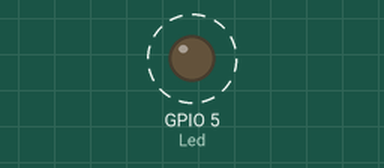
Bench run of a sketch on a simulated ESP32. Parts: output pins drawn as LEDs (lit = HIGH). Dashed ring = blinking. Random numbers use the default seed unless the sketch sets one; what the sketch prints to the serial monitor is not drawn.

Above: at 1.6 s.
Timing chart, 0 to 4.0 s (numbered marks = the images above):
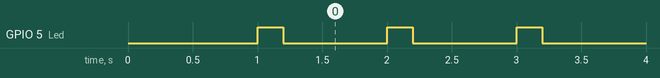

The sketch:

practica_6_2.ino
```cpp
int Led = 5;
int inercia = 0;

void setup() {
  Serial.begin(112500);
  delay(1000);

  xTaskCreate(Tarea1,"Tarea1",10000,NULL,1,NULL);
  xTaskCreate(Tarea2,"Tarea2",10000,NULL,1,NULL);

  pinMode(Led, OUTPUT);
}

void loop() {
  delay(1000);
}

void Tarea1( void * parameter ){
  while(true){
    inercia = random(0, 100);
    vTaskDelay(100); // Ejecuta esta tarea cada 100 milisegundos
  }
  vTaskDelete(NULL);  // Sin esto se reinicia el micro
}

void Tarea2( void * parameter){
  while(true){
    Serial.println(inercia);
    digitalWrite(Led, HIGH);
    Serial.println("LED on");
    delay(200);
    digitalWrite(Led, LOW);
    Serial.println("LED off");
    vTaskDelay(800); // Ejecuta esta tarea cada 800 milisegundos
  }
  vTaskDelete(NULL);  // Sin esto se reinicia el micro
}
```

Measured:
- by itself, GPIO 5 (Led): alternates HIGH for 0.20 s and LOW for 0.80 s
